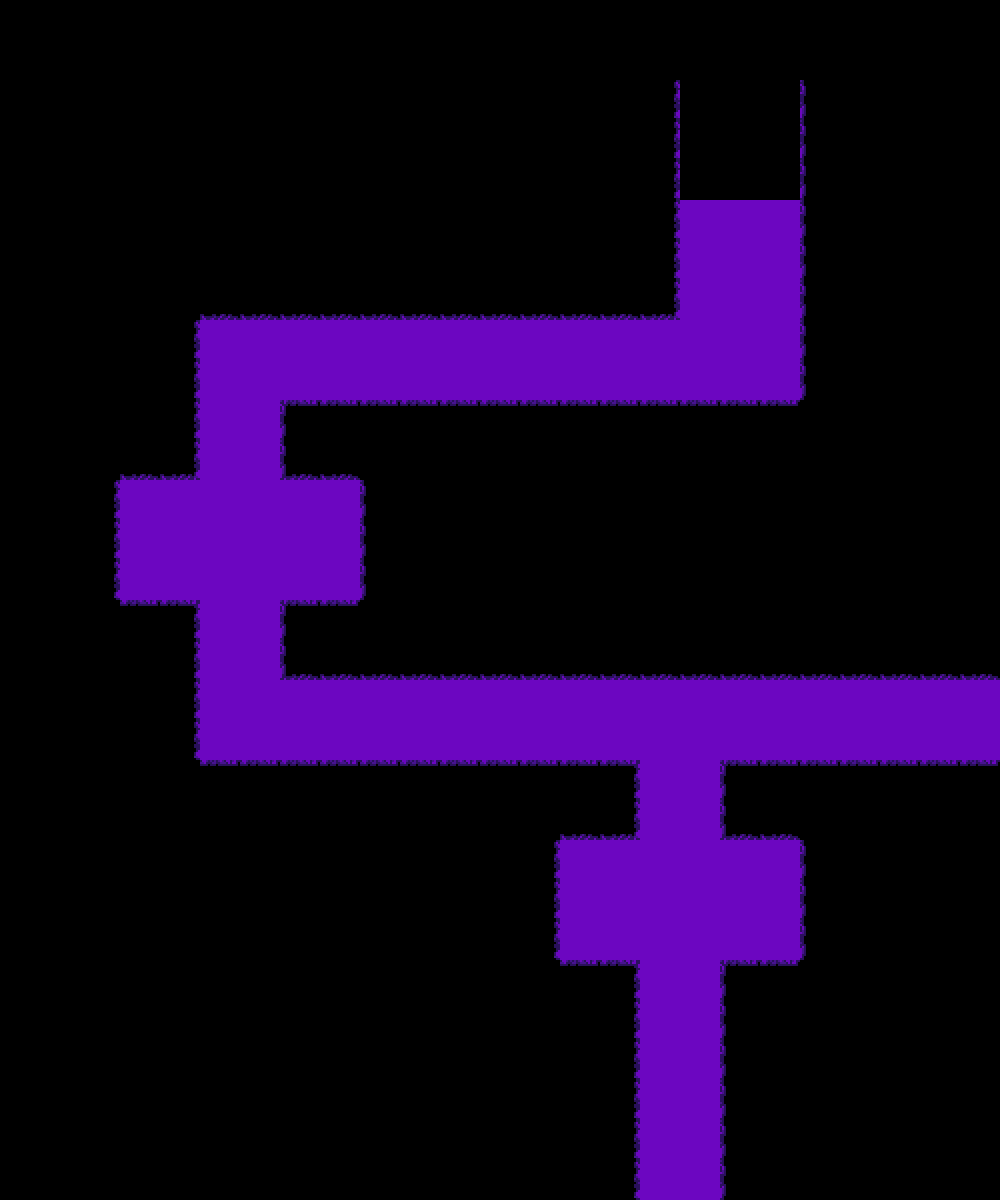

The image is a tile-based game level rendered from a .tmx file. Its description and complete source (layers, tilesets, objects, tile grids) follow:
An orthogonal 25x30 tile map with 40x40 px tiles, 1 tile layer (tiles), 2 tilesets and 48 objects (3x transition, entrydown, entryup, spawn, entryleft).

<map version="1.9" tiledversion="1.9.0" orientation="orthogonal" renderorder="right-down" width="25" height="30" tilewidth="40" tileheight="40" infinite="0" nextlayerid="11" nextobjectid="141">
 <editorsettings>
  <export target="fields_2.lua" format="lua" />
 </editorsettings>
 <properties>
  <property name="border" value="castle" />
  <property name="music" value="deltarune/bird" />
  <property name="use_footstep_sounds" type="bool" value="true" />
 </properties>
 <tileset firstgid="1" source="../../../tilesets/bg_darkfield_tiles.tsx" />
 <tileset firstgid="67" source="../../../tilesets/bg_treetiles_new.tsx" />
 <layer id="1" name="tiles" width="25" height="30">
  <data encoding="csv">
0,0,0,0,0,0,0,0,0,0,0,0,0,0,0,0,0,0,0,0,0,0,0,0,0,
0,0,0,0,0,0,0,0,0,0,0,0,0,0,0,0,0,0,0,0,0,0,0,0,0,
0,0,0,0,0,0,0,0,0,0,0,0,0,0,0,0,15,0,0,0,13,0,0,0,0,
0,0,0,0,0,0,0,0,0,0,0,0,0,0,0,0,15,0,0,0,13,0,0,0,0,
0,0,0,0,0,0,0,0,0,0,0,0,0,0,0,0,15,0,0,0,13,0,0,0,0,
0,0,0,0,0,0,0,0,0,0,0,0,0,0,0,0,15,1,1,1,13,0,0,0,0,
0,0,0,0,0,0,0,0,0,0,0,0,0,0,0,0,15,1,1,1,13,0,0,0,0,
0,0,0,0,0,20,20,20,20,20,20,20,20,20,20,20,21,1,1,1,13,0,0,0,0,
0,0,0,0,15,1,1,1,1,1,1,1,1,1,1,1,1,1,1,1,13,0,0,0,0,
0,0,0,0,15,1,1,1,1,1,1,1,1,1,1,1,1,1,1,1,13,0,0,0,0,
0,0,0,0,15,1,1,7,8,8,8,8,8,8,8,8,8,8,8,8,0,0,0,0,0,
0,0,0,20,21,1,1,19,20,0,0,0,0,0,0,0,0,0,0,0,0,0,0,0,0,
0,0,15,1,1,1,1,1,1,13,0,0,0,0,0,0,0,0,0,0,0,0,0,0,0,
0,0,15,1,1,1,1,1,1,13,0,0,0,0,0,0,0,0,0,0,0,0,0,0,0,
0,0,15,1,1,1,1,1,1,13,0,0,0,0,0,0,0,0,0,0,0,0,0,0,0,
0,0,0,8,9,1,1,7,8,0,0,0,0,0,0,0,0,0,0,0,0,0,0,0,0,
0,0,0,0,15,1,1,19,20,20,20,20,20,20,20,20,20,20,20,20,20,20,20,20,20,
0,0,0,0,15,1,1,1,1,1,1,1,1,1,1,1,1,1,1,1,1,1,1,1,1,
0,0,0,0,15,1,1,1,1,1,1,1,1,1,1,1,1,1,1,1,1,1,1,1,1,
0,0,0,0,0,8,8,8,8,8,8,8,8,8,8,9,1,1,7,8,8,8,8,8,8,
0,0,0,0,0,0,0,0,0,0,0,0,0,0,20,21,1,1,19,20,0,0,0,0,0,
0,0,0,0,0,0,0,0,0,0,0,0,0,15,1,1,1,1,1,1,13,0,0,0,0,
0,0,0,0,0,0,0,0,0,0,0,0,0,15,1,1,1,1,1,1,13,0,0,0,0,
0,0,0,0,0,0,0,0,0,0,0,0,0,15,1,1,1,1,1,1,13,0,0,0,0,
0,0,0,0,0,0,0,0,0,0,0,0,0,0,8,9,1,1,7,8,0,0,0,0,0,
0,0,0,0,0,0,0,0,0,0,0,0,0,0,0,15,1,1,13,0,0,0,0,0,0,
0,0,0,0,0,0,0,0,0,0,0,0,0,0,0,15,1,1,13,0,0,0,0,0,0,
0,0,0,0,0,0,0,0,0,0,0,0,0,0,0,15,1,1,13,0,0,0,0,0,0,
0,0,0,0,0,0,0,0,0,0,0,0,0,0,0,15,1,1,13,0,0,0,0,0,0,
0,0,0,0,0,0,0,0,0,0,0,0,0,0,0,15,1,1,13,0,0,0,0,0,0
</data>
 </layer>
 <objectgroup color="#0000ff" id="3" name="collision" opacity="0.5">
  <object id="83" x="800" y="0" width="40" height="400" />
  <object id="114" x="200" y="280" width="440" height="40" />
  <object id="115" x="640" y="0" width="40" height="320" />
  <object id="116" x="120" y="320" width="80" height="160" />
  <object id="117" x="280" y="400" width="520" height="80" />
  <object id="118" x="360" y="480" width="40" height="120" />
  <object id="119" x="280" y="600" width="720" height="80" />
  <object id="120" x="120" y="600" width="80" height="160" />
  <object id="121" x="200" y="760" width="440" height="80" />
  <object id="123" x="720" y="760" width="280" height="80" />
  <object id="124" x="800" y="840" width="40" height="120" />
  <object id="125" x="720" y="960" width="80" height="240" />
  <object id="126" x="520" y="840" width="40" height="120" />
  <object id="127" x="80" y="480" width="40" height="120" />
  <object id="128" x="560" y="960" width="80" height="240" />
 </objectgroup>
 <objectgroup color="#7f00ff" id="4" name="markers">
  <object id="87" name="entrydown" x="740" y="260">
   <point />
  </object>
  <object id="92" name="entryup" x="680" y="1160">
   <point />
  </object>
  <object id="100" name="spawn" x="240" y="560">
   <properties>
    <property name="border" value="castle" />
    <property name="music" value="deltarune/bird" />
    <property name="name" value="Field" />
    <property name="use_footstep_sounds" type="bool" value="true" />
   </properties>
   <point />
  </object>
  <object id="138" name="entryleft" x="950" y="720">
   <point />
  </object>
 </objectgroup>
 <objectgroup color="#ff00ff" id="5" name="objects">
  <object id="86" name="transition" x="680" y="160" width="120" height="40">
   <properties>
    <property name="map" value="cloudwebs/_ch1/fields_1" />
    <property name="marker" value="entryup" />
   </properties>
  </object>
  <object id="93" name="transition" x="640" y="1180" width="80" height="40">
   <properties>
    <property name="map" value="cloudwebs/_ch1/fields_3" />
    <property name="marker" value="entrydown" />
   </properties>
  </object>
  <object id="48" gid="68" x="780" y="202" width="210" height="182" />
  <object id="50" gid="67" x="480" y="202" width="210" height="182" />
  <object id="51" gid="69" x="710" y="76" width="210" height="136" />
  <object id="52" gid="70" x="550" y="76" width="210" height="136" />
  <object id="101" gid="67" x="440" y="320" width="210" height="182" />
  <object id="102" gid="67" x="240" y="320" width="210" height="182" />
  <object id="103" gid="67" x="40" y="400" width="210" height="182" />
  <object id="104" gid="67" x="-40" y="520" width="210" height="182" />
  <object id="105" gid="67" x="-40" y="680" width="210" height="182" />
  <object id="106" gid="68" x="680" y="520" width="210" height="182" />
  <object id="107" gid="68" x="480" y="520" width="210" height="182" />
  <object id="108" gid="68" x="280" y="520" width="210" height="182" />
  <object id="109" gid="67" x="280" y="680" width="210" height="182" />
  <object id="110" gid="67" x="550" y="680" width="210" height="182" />
  <object id="111" gid="67" x="800" y="680" width="210" height="182" />
  <object id="112" gid="67" x="40" y="800" width="210" height="182" />
  <object id="113" gid="68" x="800" y="360" width="210" height="182" />
  <object id="129" gid="68" x="720" y="1120" width="210" height="182" />
  <object id="130" gid="68" x="720" y="1240" width="210" height="182" />
  <object id="131" gid="67" x="440" y="1120" width="210" height="182" />
  <object id="132" gid="67" x="440" y="1240" width="210" height="182" />
  <object id="133" gid="67" x="400" y="880" width="210" height="182" />
  <object id="134" gid="67" x="200" y="880" width="210" height="182" />
  <object id="135" gid="68" x="760" y="880" width="210" height="182" />
  <object id="136" gid="68" x="800" y="1000" width="210" height="182" />
  <object id="137" gid="67" x="360" y="1000" width="210" height="182" />
  <object id="140" name="transition" x="980" y="680" width="40" height="80">
   <properties>
    <property name="map" value="cloudwebs/_ch1/fields_2b" />
    <property name="marker" value="entry" />
   </properties>
  </object>
 </objectgroup>
</map>
